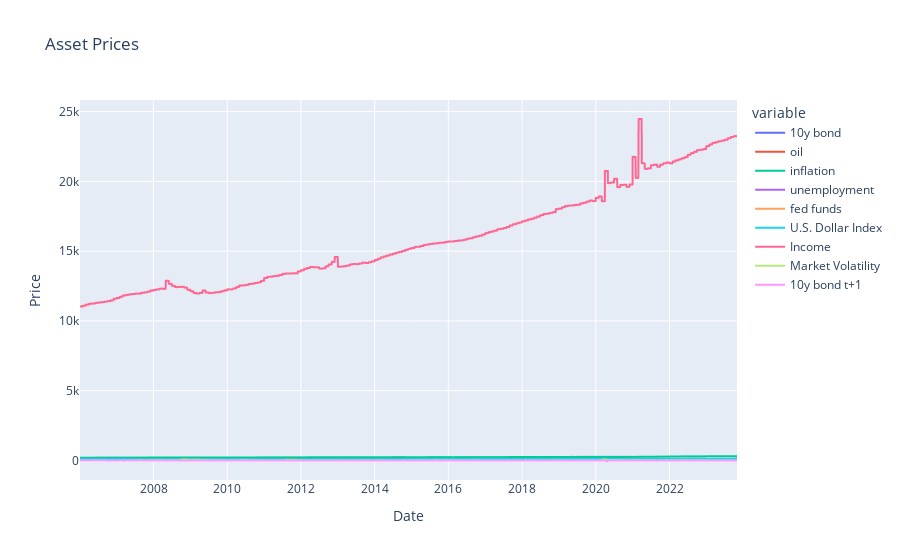

Write notebook code for a chart like this one.
### Code cell
# plot df using plotly

import plotly.express as px
import plotly.graph_objects as go
import plotly.io as pio
# pio.renderers.default = 'browser'

# Assuming df is your DataFrame containing the data

# drop data before 2001 and after November 2023
df = df[(df['date'] >= '2001-01-01') & (df['date'] <= '2023-11-01')]

fig = px.line(df, x='date', y=df.columns, title='data')
fig.update_layout(title='Asset Prices', xaxis_title='Date', yaxis_title='Price')
fig.show()

### Figure 1 — Plotly figure (JSON) as saved in the notebook; plotly's stock layout.template omitted (floating-point values rounded to 4 significant figures; data arrays with more than 128 entries replaced by an {"elided": "..."} marker saying what was removed)
{"data": [{"hovertemplate": "variable=10y bond<br>date=%{x}<br>value=%{y}<extra></extra>", "legendgroup": "10y bond", "line": {"color": "#636efa", "dash": "solid"}, "marker": {"symbol": "circle"}, "mode": "lines", "name": "10y bond", "showlegend": true, "type": "scattergl", "x": {"elided": "4714 str values"}, "xaxis": "x", "y": {"elided": "4714 float values"}, "yaxis": "y"}, {"hovertemplate": "variable=oil<br>date=%{x}<br>value=%{y}<extra></extra>", "legendgroup": "oil", "line": {"color": "#EF553B", "dash": "solid"}, "marker": {"symbol": "circle"}, "mode": "lines", "name": "oil", "showlegend": true, "type": "scattergl", "x": {"elided": "4714 str values"}, "xaxis": "x", "y": {"elided": "4714 float values"}, "yaxis": "y"}, {"hovertemplate": "variable=inflation<br>date=%{x}<br>value=%{y}<extra></extra>", "legendgroup": "inflation", "line": {"color": "#00cc96", "dash": "solid"}, "marker": {"symbol": "circle"}, "mode": "lines", "name": "inflation", "showlegend": true, "type": "scattergl", "x": {"elided": "4714 str values"}, "xaxis": "x", "y": {"elided": "4714 float values"}, "yaxis": "y"}, {"hovertemplate": "variable=unemployment<br>date=%{x}<br>value=%{y}<extra></extra>", "legendgroup": "unemployment", "line": {"color": "#ab63fa", "dash": "solid"}, "marker": {"symbol": "circle"}, "mode": "lines", "name": "unemployment", "showlegend": true, "type": "scattergl", "x": {"elided": "4714 str values"}, "xaxis": "x", "y": {"elided": "4714 float values"}, "yaxis": "y"}, {"hovertemplate": "variable=fed funds<br>date=%{x}<br>value=%{y}<extra></extra>", "legendgroup": "fed funds", "line": {"color": "#FFA15A", "dash": "solid"}, "marker": {"symbol": "circle"}, "mode": "lines", "name": "fed funds", "showlegend": true, "type": "scattergl", "x": {"elided": "4714 str values"}, "xaxis": "x", "y": {"elided": "4714 float values"}, "yaxis": "y"}, {"hovertemplate": "variable=U.S. Dollar Index<br>date=%{x}<br>value=%{y}<extra></extra>", "legendgroup": "U.S. Dollar Index", "line": {"color": "#19d3f3", "dash": "solid"}, "marker": {"symbol": "circle"}, "mode": "lines", "name": "U.S. Dollar Index", "showlegend": true, "type": "scattergl", "x": {"elided": "4714 str values"}, "xaxis": "x", "y": {"elided": "4714 float values"}, "yaxis": "y"}, {"hovertemplate": "variable=Income<br>date=%{x}<br>value=%{y}<extra></extra>", "legendgroup": "Income", "line": {"color": "#FF6692", "dash": "solid"}, "marker": {"symbol": "circle"}, "mode": "lines", "name": "Income", "showlegend": true, "type": "scattergl", "x": {"elided": "4714 str values"}, "xaxis": "x", "y": {"elided": "4714 float values"}, "yaxis": "y"}, {"hovertemplate": "variable=Market Volatility<br>date=%{x}<br>value=%{y}<extra></extra>", "legendgroup": "Market Volatility", "line": {"color": "#B6E880", "dash": "solid"}, "marker": {"symbol": "circle"}, "mode": "lines", "name": "Market Volatility", "showlegend": true, "type": "scattergl", "x": {"elided": "4714 str values"}, "xaxis": "x", "y": {"elided": "4714 float values"}, "yaxis": "y"}, {"hovertemplate": "variable=10y bond t+1<br>date=%{x}<br>value=%{y}<extra></extra>", "legendgroup": "10y bond t+1", "line": {"color": "#FF97FF", "dash": "solid"}, "marker": {"symbol": "circle"}, "mode": "lines", "name": "10y bond t+1", "showlegend": true, "type": "scattergl", "x": {"elided": "4714 str values"}, "xaxis": "x", "y": {"elided": "4714 float values"}, "yaxis": "y"}], "layout": {"legend": {"title": {"text": "variable"}, "tracegroupgap": 0}, "title": {"text": "Asset Prices"}, "xaxis": {"anchor": "y", "domain": [0, 1], "title": {"text": "Date"}}, "yaxis": {"anchor": "x", "domain": [0, 1], "title": {"text": "Price"}}}}
